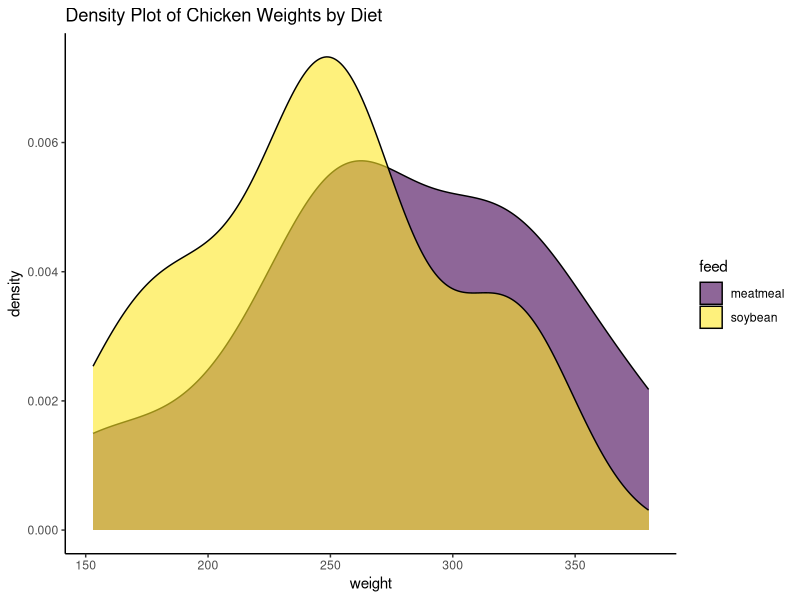
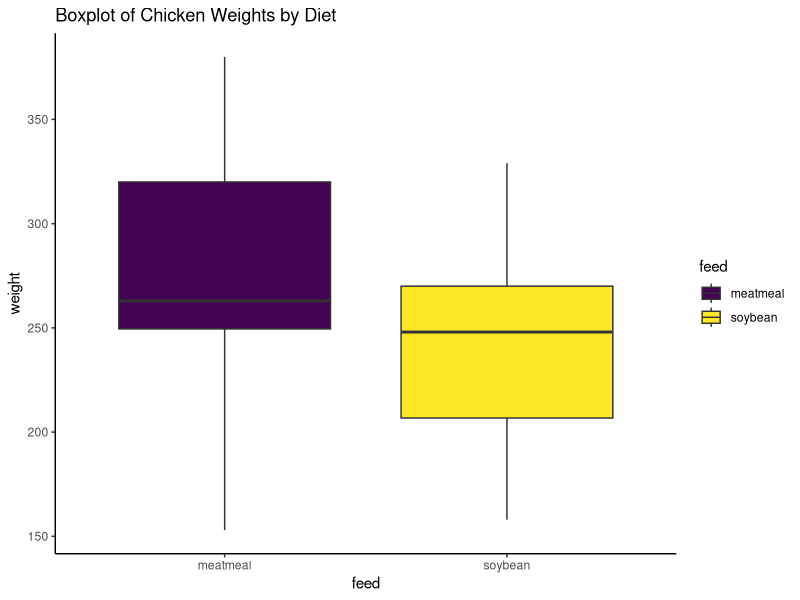
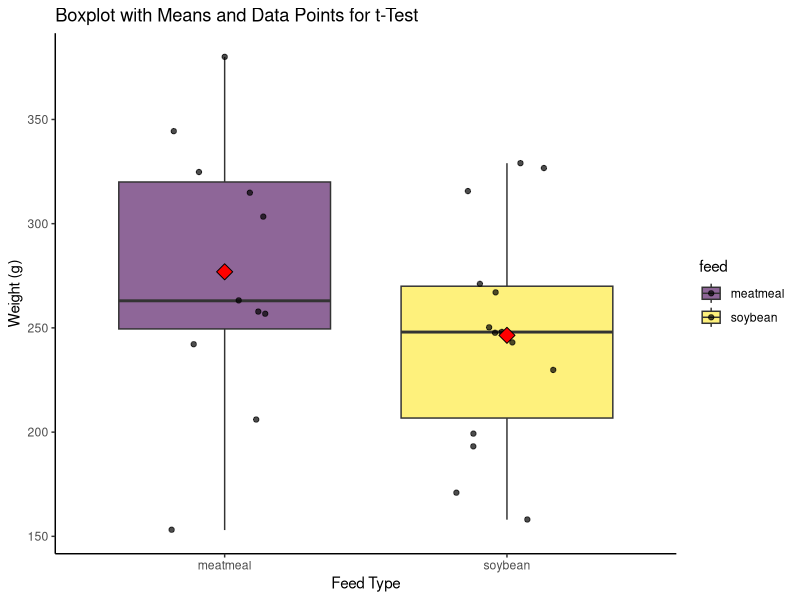
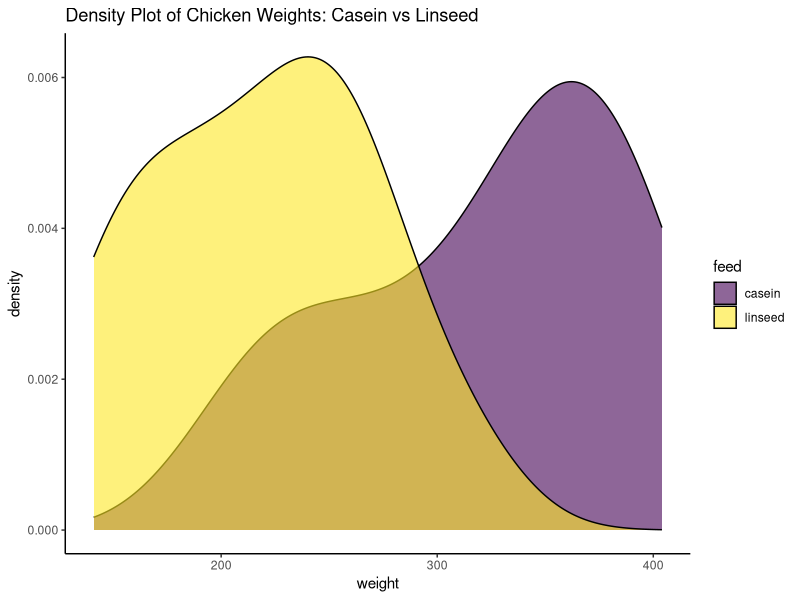
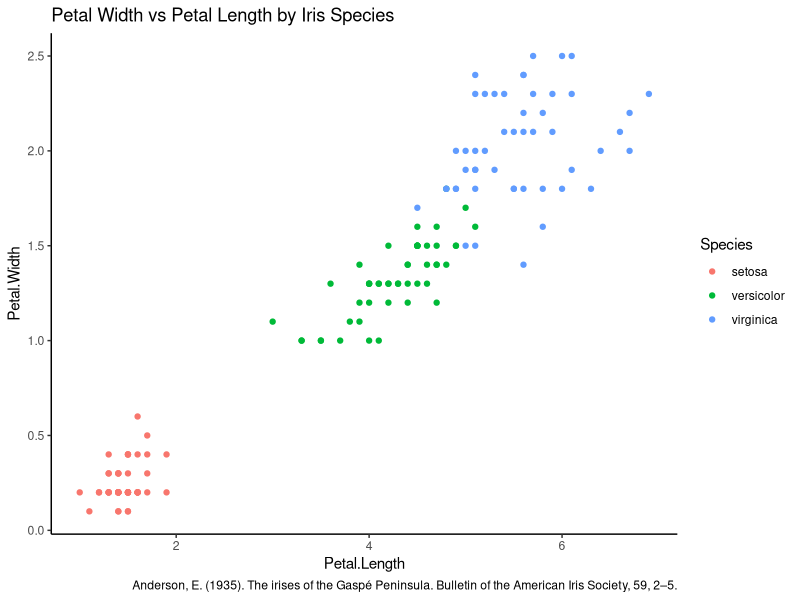
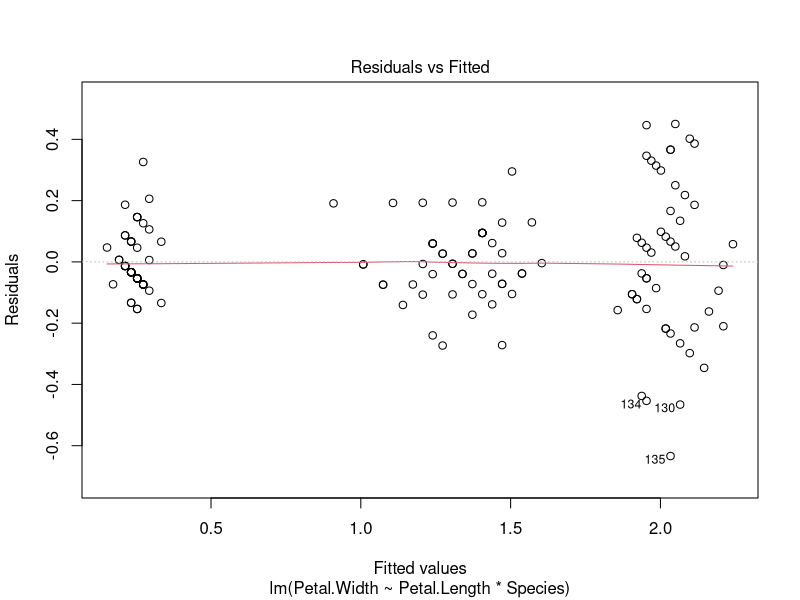
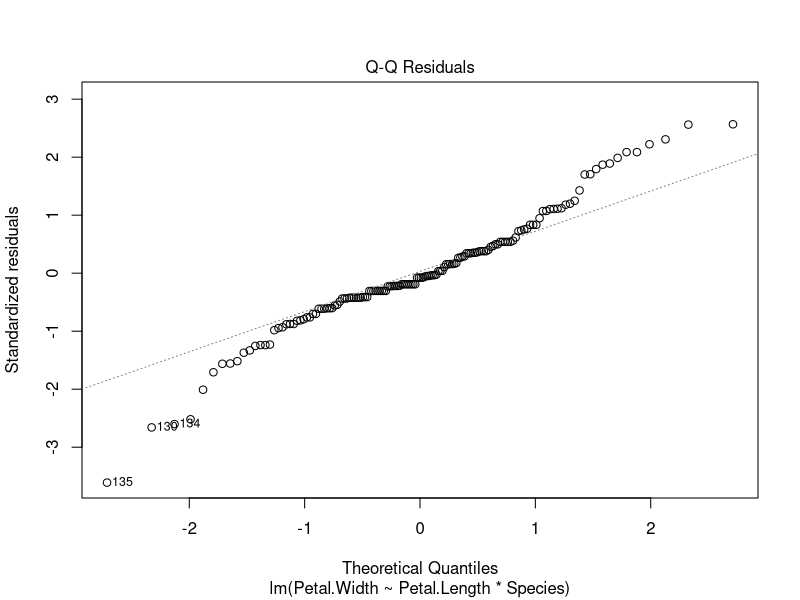
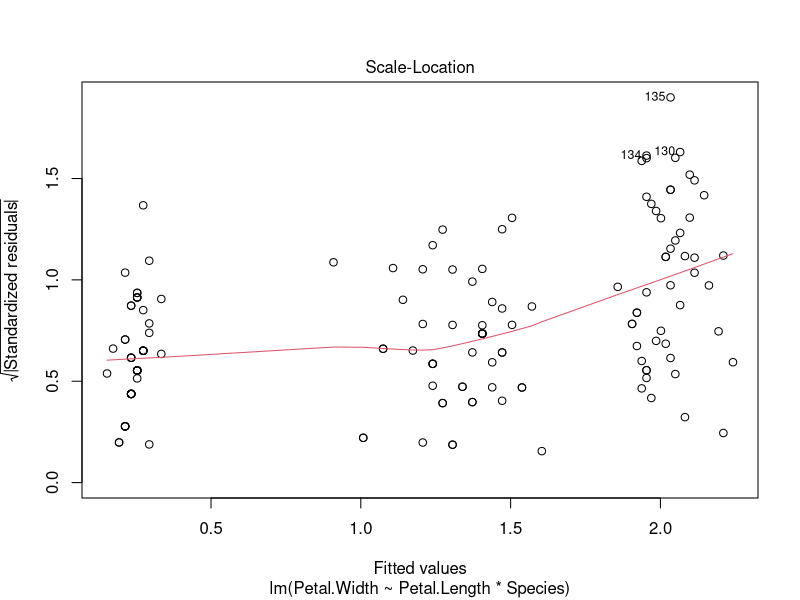

The R source for these figures, in order:
## ---- chunk 1
#| label: Summary of the dataset
#| echo: true
#| code-fold: true
#| code-summary: "View code"

summary(chickwts)
# view(chickwts)
## ---- chunk 2
#| label: load-filter
#| echo: true
#| code-fold: true
#| code-summary: "View code"

library(dplyr)

data(chickwts)
chick_two <- chickwts %>%
  filter(feed %in% c("meatmeal", "soybean"))
## ---- chunk 3
#| label: summarize
#| echo: true
#| code-fold: true
#| code-summary: "View code"

summary(chick_two)

chick_two %>%
  group_by(feed) %>%
  summarise(
    n = n(),
    mean_weight = mean(weight),
    sd_weight = sd(weight)
  )
## ---- chunk 4
#| label: vis-density-meatmeal-soybean
#| echo: true
#| code-fold: true
#| code-summary: "View code"

library(ggplot2)
ggplot(chick_two, aes(x = weight, fill = feed)) +
  geom_density(alpha = 0.6) +
  theme_classic() +
  scale_fill_viridis_d(option = "viridis") +
  labs(title = "Density Plot of Chicken Weights by Diet")
## ---- chunk 5
#| label: vis-boxplot-meatmeal-soybean
#| echo: true
#| code-fold: true
#| code-summary: "View code"

ggplot(chick_two, aes(y = weight, x = feed, fill = feed)) +
  geom_boxplot() +
  theme_classic() +
  scale_fill_viridis_d(option = "viridis") +
  labs(title = "Boxplot of Chicken Weights by Diet")
## ---- chunk 6
#| label: check-normality-assumption
#| echo: true
#| code-fold: true
#| code-summary: "View code"

shapiro.test(chick_two$weight[chick_two$feed == "meatmeal"])
shapiro.test(chick_two$weight[chick_two$feed == "soybean"])

## ---- chunk 7
#| label: check-variance-(f-test)
#| echo: true
#| code-fold: true
#| code-summary: "View code"

var.test(weight ~ feed, data = chick_two)
## ---- chunk 8
#| label: T-test
#| echo: true
#| code-fold: true
#| code-summary: "View code"

t.test(weight ~ feed, data = chick_two)
## ---- chunk 9
#| label: vis-t-test-boxplot
#| echo: true
#| code-fold: true
#| code-summary: "View code"

ggplot(chick_two, aes(x = feed, y = weight, fill = feed)) +
  geom_boxplot(alpha = 0.6) +
  geom_jitter(width = 0.2, alpha = 0.7) +
  stat_summary(fun = mean, geom = "point", shape = 23, size = 4, fill = "red") +
  theme_classic() +
  scale_fill_viridis_d(option = "viridis") +
  labs(title = "Boxplot with Means and Data Points for t-Test",
       y = "Weight (g)", x = "Feed Type")
## ---- chunk 10
#| label: load-filter-casein-linseed
#| echo: true
#| code-fold: true
#| code-summary: "View code"

data(chickwts)
chick_case_lin <- chickwts %>%
  filter(feed %in% c("casein", "linseed"))
## ---- chunk 11
#| label: summary-stats
#| echo: true
#| code-fold: true
#| code-summary: "View code"

chick_case_lin %>%
  group_by(feed) %>%
  summarise(
    n = n(),
    mean_weight = mean(weight),
    sd_weight = sd(weight)
  )
## ---- chunk 12
#| label: vis-density
#| echo: true
#| code-fold: true
#| code-summary: "View code"

ggplot(chick_case_lin, aes(x = weight, fill = feed)) +
  geom_density(alpha = 0.6) +
  theme_classic() +
  scale_fill_viridis_d(option = "viridis") +
  labs(title = "Density Plot of Chicken Weights: Casein vs Linseed")
## ---- chunk 13
#| label: check-normality
#| echo: true
#| code-fold: true
#| code-summary: "View code"

shapiro.test(chick_case_lin$weight[chick_case_lin$feed == "casein"])
shapiro.test(chick_case_lin$weight[chick_case_lin$feed == "linseed"])
## ---- chunk 14
#| label: check-variance
#| echo: true
#| code-fold: true
#| code-summary: "View code"

var.test(weight ~ feed, data = chick_case_lin)
## ---- chunk 15
#| label: t-test
#| echo: true
#| code-fold: true
#| code-summary: "View code"

t.test(weight ~ feed, data = chick_case_lin)
## ---- chunk 16
#| label: wilcoxon
#| echo: true
#| code-fold: true
#| code-summary: "View code"

wilcox.test(weight ~ feed, data = chick_case_lin, conf.int = TRUE)
## ---- chunk 17
#| label: Iris plot
#| echo: true
#| code-fold: true
#| code-summary: "View code"

data(iris)
ggplot(iris, aes(x = Petal.Length, y = Petal.Width, color = Species)) +
  geom_point() +
  theme_classic() +
  labs(title = "Petal Width vs Petal Length by Iris Species",
       caption = "Anderson, E. (1935). The irises of the Gaspé Peninsula. Bulletin of the American Iris Society, 59, 2–5.")
## ---- chunk 18
#| label: fit-lm-iris
#| echo: true
#| code-fold: true
#| code-summary: "View code"

iris_lm <- lm(Petal.Width ~ Petal.Length * Species, data = iris)
summary(iris_lm)

# Diagnostic plots to check appropriateness
plot(iris_lm)
## ---- chunk 19
#| label: coefficients-iris
#| echo: true
#| code-fold: true
#| code-summary: "View code"

coef(iris_lm)
## ---- chunk 20
#| label: emmeans-iris
#| echo: true
#| code-fold: true
#| code-summary: "View code"

library(emmeans)

iris_em <- emmeans(iris_lm, ~ Species | Petal.Length, at = list(Petal.Length = mean(iris$Petal.Length)))
iris_pairs <- pairs(iris_em)
confint(iris_pairs)

# Table (as tibble)
as_tibble(confint(iris_pairs))
## ---- chunk 21
#| label: vis-differences-iris
#| echo: true
#| code-fold: true
#| code-summary: "View code"

library(tidyverse)
iris_pairs_df <- as_tibble(confint(iris_pairs))
ggplot(iris_pairs_df, aes(x = contrast, y = estimate, ymin = lower.CL, ymax = upper.CL)) +
  geom_pointrange() +
  geom_hline(yintercept = 0, linetype = "dashed", color = "red") +
  coord_flip() +
  theme_minimal() +
  labs(title = "Pairwise Differences in Petal Width Between Species",
       y = "Difference in Petal Width (mm)", x = "Contrast")
## ---- chunk 22
#| label: vis-reg-lines-iris
#| echo: true
#| code-fold: true
#| code-summary: "View code"

ggplot(iris, aes(x = Petal.Length, y = Petal.Width, color = Species)) +
  geom_point() +
  geom_smooth(method = "lm", se = FALSE) +
  theme_classic() +
  labs(title = "Petal Width vs Petal Length with Regression Lines by Species")
